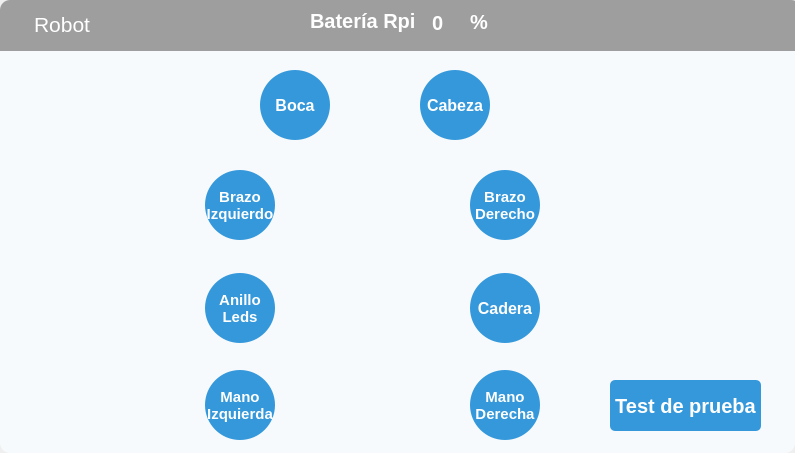
<?xml version="1.0" encoding="UTF-8"?>
<ui version="4.0">
 <class>MainWindow</class>
 <widget class="QMainWindow" name="MainWindow">
  <property name="geometry">
   <rect>
    <x>0</x>
    <y>0</y>
    <width>795</width>
    <height>453</height>
   </rect>
  </property>
  <property name="windowTitle">
   <string>MainWindow</string>
  </property>
  <widget class="QWidget" name="centralwidget">
   <layout class="QHBoxLayout" name="horizontalLayout_2">
    <property name="spacing">
     <number>0</number>
    </property>
    <property name="leftMargin">
     <number>0</number>
    </property>
    <property name="topMargin">
     <number>0</number>
    </property>
    <property name="rightMargin">
     <number>0</number>
    </property>
    <property name="bottomMargin">
     <number>0</number>
    </property>
    <item>
     <widget class="QFrame" name="frame">
      <property name="font">
       <font>
        <pointsize>18</pointsize>
        <weight>75</weight>
        <italic>true</italic>
        <bold>true</bold>
       </font>
      </property>
      <property name="styleSheet">
       <string notr="true">background-color: #f7fafc;
border-radius:10px;</string>
      </property>
      <property name="frameShape">
       <enum>QFrame::StyledPanel</enum>
      </property>
      <property name="frameShadow">
       <enum>QFrame::Raised</enum>
      </property>
      <widget class="QFrame" name="frame_superior">
       <property name="geometry">
        <rect>
         <x>0</x>
         <y>0</y>
         <width>801</width>
         <height>51</height>
        </rect>
       </property>
       <property name="styleSheet">
        <string notr="true">background-color: rgb(158, 158, 158);
border-top-left-radius:10px;
border-top-right-radius:10px;
border-bottom-right-radius: 0px;
border-bottom-left-radius: 0px;</string>
       </property>
       <property name="frameShape">
        <enum>QFrame::StyledPanel</enum>
       </property>
       <property name="frameShadow">
        <enum>QFrame::Raised</enum>
       </property>
       <widget class="QPushButton" name="bt_close_main">
        <property name="geometry">
         <rect>
          <x>680</x>
          <y>10</y>
          <width>36</width>
          <height>32</height>
         </rect>
        </property>
        <property name="styleSheet">
         <string notr="true"/>
        </property>
        <property name="text">
         <string/>
        </property>
        <property name="icon">
         <iconset>
          <normaloff>iconos/cerrar.svg</normaloff>iconos/cerrar.svg</iconset>
        </property>
        <property name="iconSize">
         <size>
          <width>32</width>
          <height>32</height>
         </size>
        </property>
       </widget>
       <widget class="QPlainTextEdit" name="plainTextEdit_4">
        <property name="geometry">
         <rect>
          <x>10</x>
          <y>0</y>
          <width>271</width>
          <height>51</height>
         </rect>
        </property>
        <property name="minimumSize">
         <size>
          <width>200</width>
          <height>0</height>
         </size>
        </property>
        <property name="font">
         <font>
          <family>Cantarell</family>
          <pointsize>16</pointsize>
          <weight>50</weight>
          <bold>false</bold>
         </font>
        </property>
        <property name="styleSheet">
         <string notr="true">margin-left:20px;
margin-top:8px;
color: #FFFFFF;</string>
        </property>
        <property name="plainText">
         <string>Robot</string>
        </property>
       </widget>
       <widget class="QPushButton" name="bt_minimize_main">
        <property name="geometry">
         <rect>
          <x>630</x>
          <y>10</y>
          <width>36</width>
          <height>32</height>
         </rect>
        </property>
        <property name="text">
         <string/>
        </property>
        <property name="icon">
         <iconset>
          <normaloff>iconos/minimizar.svg</normaloff>iconos/minimizar.svg</iconset>
        </property>
        <property name="iconSize">
         <size>
          <width>32</width>
          <height>32</height>
         </size>
        </property>
       </widget>
       <widget class="QFrame" name="Bateria">
        <property name="geometry">
         <rect>
          <x>300</x>
          <y>0</y>
          <width>221</width>
          <height>41</height>
         </rect>
        </property>
        <property name="frameShape">
         <enum>QFrame::StyledPanel</enum>
        </property>
        <property name="frameShadow">
         <enum>QFrame::Raised</enum>
        </property>
        <widget class="QLabel" name="textobateria">
         <property name="geometry">
          <rect>
           <x>10</x>
           <y>10</y>
           <width>111</width>
           <height>22</height>
          </rect>
         </property>
         <property name="font">
          <font>
           <pointsize>15</pointsize>
           <weight>75</weight>
           <bold>true</bold>
          </font>
         </property>
         <property name="styleSheet">
          <string notr="true">color: #FFFFFF;</string>
         </property>
         <property name="text">
          <string>Batería Rpi :</string>
         </property>
        </widget>
        <widget class="QSpinBox" name="bateriaRpi">
         <property name="geometry">
          <rect>
           <x>130</x>
           <y>7</y>
           <width>41</width>
           <height>31</height>
          </rect>
         </property>
         <property name="font">
          <font>
           <pointsize>15</pointsize>
           <weight>75</weight>
           <bold>true</bold>
          </font>
         </property>
         <property name="styleSheet">
          <string notr="true">color: #FFFFFF;</string>
         </property>
         <property name="buttonSymbols">
          <enum>QAbstractSpinBox::NoButtons</enum>
         </property>
         <property name="maximum">
          <number>100</number>
         </property>
        </widget>
        <widget class="QLabel" name="label_2">
         <property name="geometry">
          <rect>
           <x>170</x>
           <y>11</y>
           <width>21</width>
           <height>22</height>
          </rect>
         </property>
         <property name="font">
          <font>
           <pointsize>15</pointsize>
           <weight>75</weight>
           <bold>true</bold>
          </font>
         </property>
         <property name="styleSheet">
          <string notr="true">color: #FFFFFF;</string>
         </property>
         <property name="text">
          <string>%</string>
         </property>
        </widget>
       </widget>
      </widget>
      <widget class="QLabel" name="label">
       <property name="geometry">
        <rect>
         <x>270</x>
         <y>52</y>
         <width>201</width>
         <height>401</height>
        </rect>
       </property>
       <property name="text">
        <string/>
       </property>
       <property name="pixmap">
        <pixmap>imagenes/robImagen.jpg</pixmap>
       </property>
      </widget>
      <widget class="QPushButton" name="cabezaPushButton">
       <property name="geometry">
        <rect>
         <x>420</x>
         <y>70</y>
         <width>70</width>
         <height>70</height>
        </rect>
       </property>
       <property name="font">
        <font>
         <pointsize>12</pointsize>
         <weight>75</weight>
         <italic>false</italic>
         <bold>true</bold>
        </font>
       </property>
       <property name="styleSheet">
        <string notr="true">QPushButton {
    border-radius: 35px; 
    background-color: #3498DB; 
    color: white;    
}

QPushButton:hover {
    background-color: #21618C;
}
</string>
       </property>
       <property name="text">
        <string>Cabeza</string>
       </property>
      </widget>
      <widget class="QPushButton" name="bocaPushButton">
       <property name="geometry">
        <rect>
         <x>260</x>
         <y>70</y>
         <width>70</width>
         <height>70</height>
        </rect>
       </property>
       <property name="font">
        <font>
         <pointsize>12</pointsize>
         <weight>75</weight>
         <italic>false</italic>
         <bold>true</bold>
        </font>
       </property>
       <property name="styleSheet">
        <string notr="true">QPushButton {
    border-radius: 35px; 
    background-color: #3498DB; 
    color: white;    
}

QPushButton:hover {
    background-color: #21618C;
}
</string>
       </property>
       <property name="text">
        <string>Boca</string>
       </property>
      </widget>
      <widget class="QPushButton" name="manoDerechaPushButton">
       <property name="geometry">
        <rect>
         <x>470</x>
         <y>370</y>
         <width>70</width>
         <height>70</height>
        </rect>
       </property>
       <property name="font">
        <font>
         <pointsize>11</pointsize>
         <weight>75</weight>
         <italic>false</italic>
         <bold>true</bold>
        </font>
       </property>
       <property name="styleSheet">
        <string notr="true">QPushButton {
    border-radius: 35px; 
    background-color: #3498DB; 
    color: white;    
}

QPushButton:hover {
    background-color: #21618C;
}
</string>
       </property>
       <property name="text">
        <string>Mano
Derecha</string>
       </property>
      </widget>
      <widget class="QPushButton" name="manoIzquierdaPushButton">
       <property name="geometry">
        <rect>
         <x>205</x>
         <y>370</y>
         <width>70</width>
         <height>70</height>
        </rect>
       </property>
       <property name="font">
        <font>
         <pointsize>11</pointsize>
         <weight>75</weight>
         <italic>false</italic>
         <bold>true</bold>
        </font>
       </property>
       <property name="styleSheet">
        <string notr="true">QPushButton {
    border-radius: 35px; 
    background-color: #3498DB; 
    color: white;    
}

QPushButton:hover {
    background-color: #21618C;
}
</string>
       </property>
       <property name="text">
        <string>Mano
Izquierda</string>
       </property>
      </widget>
      <widget class="QPushButton" name="brazoIzquierdoPushButton">
       <property name="geometry">
        <rect>
         <x>205</x>
         <y>170</y>
         <width>70</width>
         <height>70</height>
        </rect>
       </property>
       <property name="font">
        <font>
         <pointsize>11</pointsize>
         <weight>75</weight>
         <italic>false</italic>
         <bold>true</bold>
        </font>
       </property>
       <property name="styleSheet">
        <string notr="true">QPushButton {
    border-radius: 35px; 
    background-color: #3498DB; 
    color: white;    
}

QPushButton:hover {
    background-color: #21618C;
}
</string>
       </property>
       <property name="text">
        <string>Brazo
Izquierdo</string>
       </property>
      </widget>
      <widget class="QPushButton" name="brazoDerechoPushButton">
       <property name="geometry">
        <rect>
         <x>470</x>
         <y>170</y>
         <width>70</width>
         <height>70</height>
        </rect>
       </property>
       <property name="font">
        <font>
         <pointsize>11</pointsize>
         <weight>75</weight>
         <italic>false</italic>
         <bold>true</bold>
        </font>
       </property>
       <property name="styleSheet">
        <string notr="true">QPushButton {
    border-radius: 35px; 
    background-color: #3498DB; 
    color: white;    
}

QPushButton:hover {
    background-color: #21618C;
}
</string>
       </property>
       <property name="text">
        <string>Brazo
Derecho</string>
       </property>
      </widget>
      <widget class="QPushButton" name="caderaPushButton">
       <property name="geometry">
        <rect>
         <x>470</x>
         <y>273</y>
         <width>70</width>
         <height>70</height>
        </rect>
       </property>
       <property name="font">
        <font>
         <pointsize>12</pointsize>
         <weight>75</weight>
         <italic>false</italic>
         <bold>true</bold>
        </font>
       </property>
       <property name="styleSheet">
        <string notr="true">QPushButton {
    border-radius: 35px; 
    background-color: #3498DB; 
    color: white;    
}

QPushButton:hover {
    background-color: #21618C;
}
</string>
       </property>
       <property name="text">
        <string>Cadera</string>
       </property>
      </widget>
      <widget class="QPushButton" name="anilloLedsPushButton">
       <property name="geometry">
        <rect>
         <x>205</x>
         <y>273</y>
         <width>70</width>
         <height>70</height>
        </rect>
       </property>
       <property name="font">
        <font>
         <pointsize>11</pointsize>
         <weight>75</weight>
         <italic>false</italic>
         <bold>true</bold>
        </font>
       </property>
       <property name="styleSheet">
        <string notr="true">QPushButton {
    border-radius: 35px; 
    background-color: #3498DB; 
    color: white;    
}

QPushButton:hover {
    background-color: #21618C;
}
</string>
       </property>
       <property name="text">
        <string>Anillo
Leds</string>
       </property>
      </widget>
      <widget class="QPushButton" name="apagado">
       <property name="geometry">
        <rect>
         <x>0</x>
         <y>370</y>
         <width>81</width>
         <height>71</height>
        </rect>
       </property>
       <property name="text">
        <string/>
       </property>
       <property name="icon">
        <iconset>
         <normaloff>iconos/apagado.png</normaloff>iconos/apagado.png</iconset>
       </property>
       <property name="iconSize">
        <size>
         <width>64</width>
         <height>64</height>
        </size>
       </property>
      </widget>
      <widget class="QPushButton" name="testPrueba">
       <property name="geometry">
        <rect>
         <x>610</x>
         <y>380</y>
         <width>151</width>
         <height>51</height>
        </rect>
       </property>
       <property name="font">
        <font>
         <pointsize>15</pointsize>
         <weight>75</weight>
         <bold>true</bold>
        </font>
       </property>
       <property name="styleSheet">
        <string notr="true">QPushButton {
    border-radius: 5px; 
    background-color: #3498DB; 
    color: white;    
}

QPushButton:hover {
    background-color: #21618C;
}
</string>
       </property>
       <property name="text">
        <string>Test de prueba</string>
       </property>
      </widget>
     </widget>
    </item>
   </layout>
  </widget>
 </widget>
 <resources/>
 <connections/>
</ui>
